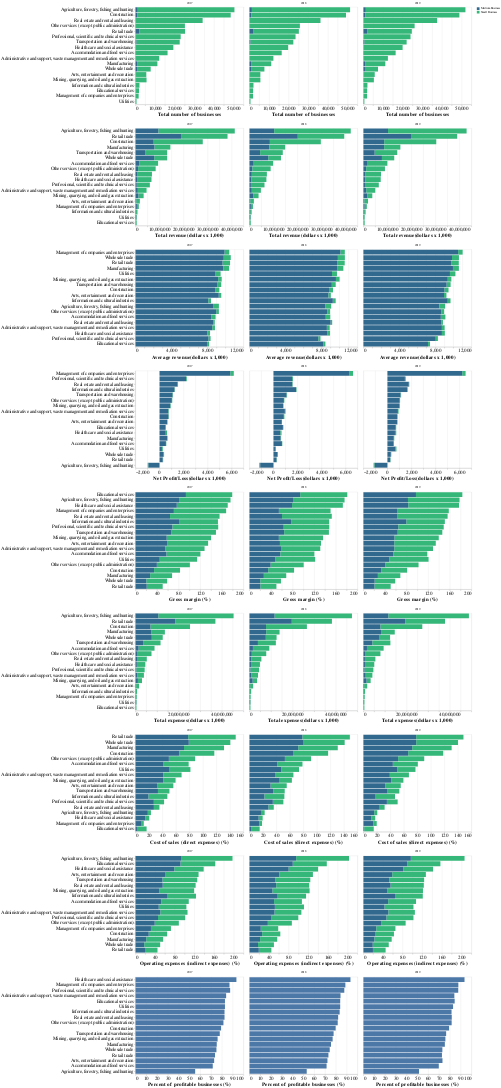

This figure's notebook cell:
### Code cell
alt.vconcat(count, totalRev, avgRve, netProfit, grossMargin, totalExp, directExp, indirectExp, pctProfit).configure_axis(labelLimit=1000, labelFontSize=17, titleFontSize=20)
